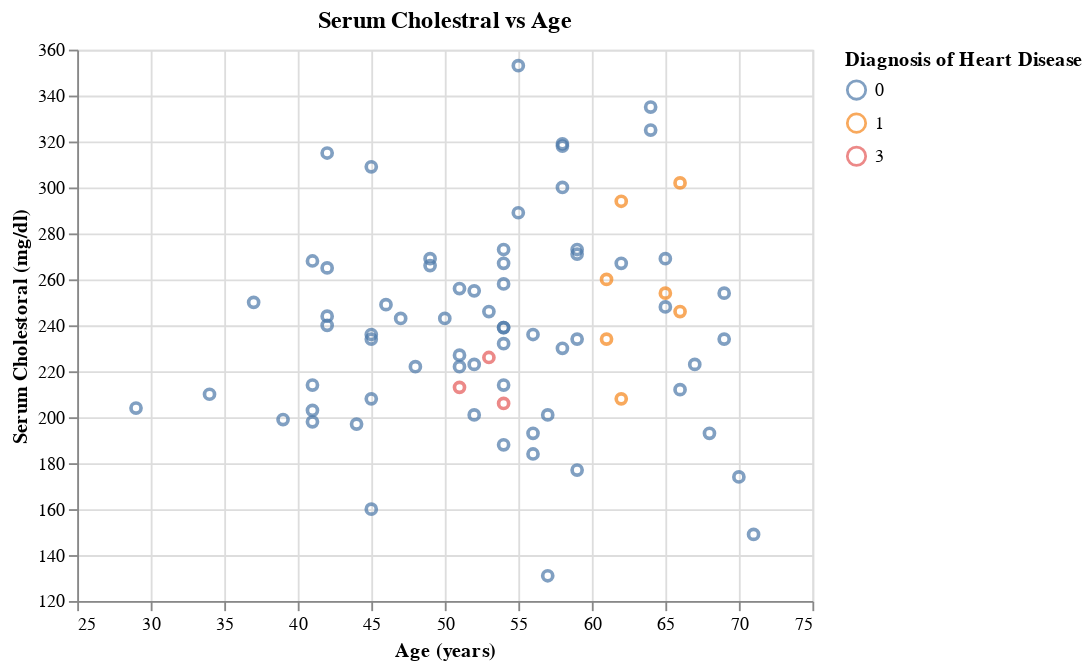

Notebook source saved alongside this figure:
### Code cell
plot1=alt.Chart(heart_test_predictions).mark_point().encode(
    x=alt.X("age",title = "Age (years)", scale=alt.Scale(zero=False)),
    y=alt.Y("chol",title = "Serum Cholestoral (mg/dl)", scale=alt.Scale(zero=False)),
    color=alt.Color("predicted:N",title = "Diagnosis of Heart Disease")
).properties(title="Serum Cholestral vs Age")
plot1

### Figure 1 — Vega-Lite specification as saved in the notebook (floating-point values rounded to 4 significant figures)
{"config": {"view": {"continuousWidth": 400, "continuousHeight": 300}}, "data": {"name": "data-126e00955e0362e263d044f6f4608d0d"}, "mark": "point", "encoding": {"color": {"field": "predicted", "title": "Diagnosis of Heart Disease", "type": "nominal"}, "x": {"field": "age", "scale": {"zero": false}, "title": "Age (years)", "type": "quantitative"}, "y": {"field": "chol", "scale": {"zero": false}, "title": "Serum Cholestoral (mg/dl)", "type": "quantitative"}}, "title": "Serum Cholestral vs Age", "$schema": "https://vega.github.io/schema/vega-lite/v4.17.0.json", "datasets": {"data-126e00955e0362e263d044f6f4608d0d": [{"age": 65, "sex": 1, "cp": 4, "trestbps": 110, "chol": 248, "fbs": 0, "restecg": 2, "thalach": 158, "exang": 0, "oldpeak": 0.6, "slope": 1, "ca": 2.0, "thal": 6.0, "num": 1, "predicted": 0}, {"age": 39, "sex": 0, "cp": 3, "trestbps": 94, "chol": 199, "fbs": 0, "restecg": 0, "thalach": 179, "exang": 0, "oldpeak": 0.0, "slope": 1, "ca": 0.0, "thal": 3.0, "num": 0, "predicted": 0}, {"age": 64, "sex": 1, "cp": 3, "trestbps": 140, "chol": 335, "fbs": 0, "restecg": 0, "thalach": 158, "exang": 0, "oldpeak": 0.0, "slope": 1, "ca": 0.0, "thal": 3.0, "num": 1, "predicted": 0}, {"age": 52, "sex": 1, "cp": 4, "trestbps": 128, "chol": 255, "fbs": 0, "restecg": 0, "thalach": 161, "exang": 1, "oldpeak": 0.0, "slope": 1, "ca": 1.0, "thal": 7.0, "num": 1, "predicted": 0}, {"age": 58, "sex": 1, "cp": 4, "trestbps": 125, "chol": 300, "fbs": 0, "restecg": 2, "thalach": 171, "exang": 0, "oldpeak": 0.0, "slope": 1, "ca": 2.0, "thal": 7.0, "num": 1, "predicted": 0}, {"age": 47, "sex": 1, "cp": 3, "trestbps": 108, "chol": 243, "fbs": 0, "restecg": 0, "thalach": 152, "exang": 0, "oldpeak": 0.0, "slope": 1, "ca": 0.0, "thal": 3.0, "num": 1, "predicted": 0}, {"age": 56, "sex": 1, "cp": 2, "trestbps": 120, "chol": 236, "fbs": 0, "restecg": 0, "thalach": 178, "exang": 0, "oldpeak": 0.8, "slope": 1, "ca": 0.0, "thal": 3.0, "num": 0, "predicted": 0}, {"age": 34, "sex": 0, "cp": 2, "trestbps": 118, "chol": 210, "fbs": 0, "restecg": 0, "thalach": 192, "exang": 0, "oldpeak": 0.7, "slope": 1, "ca": 0.0, "thal": 3.0, "num": 0, "predicted": 0}, {"age": 55, "sex": 1, "cp": 4, "trestbps": 132, "chol": 353, "fbs": 0, "restecg": 0, "thalach": 132, "exang": 1, "oldpeak": 1.2, "slope": 2, "ca": 1.0, "thal": 7.0, "num": 3, "predicted": 0}, {"age": 59, "sex": 1, "cp": 1, "trestbps": 160, "chol": 273, "fbs": 0, "restecg": 2, "thalach": 125, "exang": 0, "oldpeak": 0.0, "slope": 1, "ca": 0.0, "thal": 3.0, "num": 1, "predicted": 0}, {"age": 62, "sex": 1, "cp": 4, "trestbps": 120, "chol": 267, "fbs": 0, "restecg": 0, "thalach": 99, "exang": 1, "oldpeak": 1.8, "slope": 2, "ca": 2.0, "thal": 7.0, "num": 1, "predicted": 0}, {"age": 41, "sex": 0, "cp": 3, "trestbps": 112, "chol": 268, "fbs": 0, "restecg": 2, "thalach": 172, "exang": 1, "oldpeak": 0.0, "slope": 1, "ca": 0.0, "thal": 3.0, "num": 0, "predicted": 0}, {"age": 53, "sex": 1, "cp": 4, "trestbps": 142, "chol": 226, "fbs": 0, "restecg": 2, "thalach": 111, "exang": 1, "oldpeak": 0.0, "slope": 1, "ca": 0.0, "thal": 7.0, "num": 0, "predicted": 3}, {"age": 70, "sex": 1, "cp": 4, "trestbps": 145, "chol": 174, "fbs": 0, "restecg": 0, "thalach": 125, "exang": 1, "oldpeak": 2.6, "slope": 3, "ca": 0.0, "thal": 7.0, "num": 4, "predicted": 0}, {"age": 52, "sex": 1, "cp": 3, "trestbps": 138, "chol": 223, "fbs": 0, "restecg": 0, "thalach": 169, "exang": 0, "oldpeak": 0.0, "slope": 1, "ca": null, "thal": 3.0, "num": 0, "predicted": 0}, {"age": 58, "sex": 0, "cp": 2, "trestbps": 136, "chol": 319, "fbs": 1, "restecg": 2, "thalach": 152, "exang": 0, "oldpeak": 0.0, "slope": 1, "ca": 2.0, "thal": 3.0, "num": 3, "predicted": 0}, {"age": 41, "sex": 0, "cp": 2, "trestbps": 105, "chol": 198, "fbs": 0, "restecg": 0, "thalach": 168, "exang": 0, "oldpeak": 0.0, "slope": 1, "ca": 1.0, "thal": 3.0, "num": 0, "predicted": 0}, {"age": 67, "sex": 0, "cp": 4, "trestbps": 106, "chol": 223, "fbs": 0, "restecg": 0, "thalach": 142, "exang": 0, "oldpeak": 0.3, "slope": 1, "ca": 2.0, "thal": 3.0, "num": 0, "predicted": 0}, {"age": 52, "sex": 1, "cp": 2, "trestbps": 134, "chol": 201, "fbs": 0, "restecg": 0, "thalach": 158, "exang": 0, "oldpeak": 0.8, "slope": 1, "ca": 1.0, "thal": 3.0, "num": 0, "predicted": 0}, {"age": 51, "sex": 1, "cp": 3, "trestbps": 94, "chol": 227, "fbs": 0, "restecg": 0, "thalach": 154, "exang": 1, "oldpeak": 0.0, "slope": 1, "ca": 1.0, "thal": 7.0, "num": 0, "predicted": 0}, {"age": 29, "sex": 1, "cp": 2, "trestbps": 130, "chol": 204, "fbs": 0, "restecg": 2, "thalach": 202, "exang": 0, "oldpeak": 0.0, "slope": 1, "ca": 0.0, "thal": 3.0, "num": 0, "predicted": 0}, {"age": 61, "sex": 1, "cp": 4, "trestbps": 120, "chol": 260, "fbs": 0, "restecg": 0, "thalach": 140, "exang": 1, "oldpeak": 3.6, "slope": 2, "ca": 1.0, "thal": 7.0, "num": 2, "predicted": 1}, {"age": 54, "sex": 1, "cp": 4, "trestbps": 110, "chol": 239, "fbs": 0, "restecg": 0, "thalach": 126, "exang": 1, "oldpeak": 2.8, "slope": 2, "ca": 1.0, "thal": 7.0, "num": 3, "predicted": 0}, {"age": 59, "sex": 1, "cp": 4, "trestbps": 140, "chol": 177, "fbs": 0, "restecg": 0, "thalach": 162, "exang": 1, "oldpeak": 0.0, "slope": 1, "ca": 1.0, "thal": 7.0, "num": 2, "predicted": 0}, {"age": 54, "sex": 1, "cp": 3, "trestbps": 150, "chol": 232, "fbs": 0, "restecg": 2, "thalach": 165, "exang": 0, "oldpeak": 1.6, "slope": 1, "ca": 0.0, "thal": 7.0, "num": 0, "predicted": 0}, {"age": 51, "sex": 1, "cp": 1, "trestbps": 125, "chol": 213, "fbs": 0, "restecg": 2, "thalach": 125, "exang": 1, "oldpeak": 1.4, "slope": 1, "ca": 1.0, "thal": 3.0, "num": 0, "predicted": 3}, {"age": 64, "sex": 0, "cp": 4, "trestbps": 180, "chol": 325, "fbs": 0, "restecg": 0, "thalach": 154, "exang": 1, "oldpeak": 0.0, "slope": 1, "ca": 0.0, "thal": 3.0, "num": 0, "predicted": 0}, {"age": 69, "sex": 1, "cp": 3, "trestbps": 140, "chol": 254, "fbs": 0, "restecg": 2, "thalach": 146, "exang": 0, "oldpeak": 2.0, "slope": 2, "ca": 3.0, "thal": 7.0, "num": 2, "predicted": 0}, {"age": 54, "sex": 1, "cp": 4, "trestbps": 140, "chol": 239, "fbs": 0, "restecg": 0, "thalach": 160, "exang": 0, "oldpeak": 1.2, "slope": 1, "ca": 0.0, "thal": 3.0, "num": 0, "predicted": 0}, {"age": 55, "sex": 1, "cp": 4, "trestbps": 160, "chol": 289, "fbs": 0, "restecg": 2, "thalach": 145, "exang": 1, "oldpeak": 0.8, "slope": 2, "ca": 1.0, "thal": 7.0, "num": 4, "predicted": 0}, {"age": 48, "sex": 1, "cp": 4, "trestbps": 122, "chol": 222, "fbs": 0, "restecg": 2, "thalach": 186, "exang": 0, "oldpeak": 0.0, "slope": 1, "ca": 0.0, "thal": 3.0, "num": 0, "predicted": 0}, {"age": 42, "sex": 0, "cp": 4, "trestbps": 102, "chol": 265, "fbs": 0, "restecg": 2, "thalach": 122, "exang": 0, "oldpeak": 0.6, "slope": 2, "ca": 0.0, "thal": 3.0, "num": 0, "predicted": 0}, {"age": 66, "sex": 1, "cp": 2, "trestbps": 160, "chol": 246, "fbs": 0, "restecg": 0, "thalach": 120, "exang": 1, "oldpeak": 0.0, "slope": 2, "ca": 3.0, "thal": 6.0, "num": 2, "predicted": 1}, {"age": 66, "sex": 1, "cp": 4, "trestbps": 120, "chol": 302, "fbs": 0, "restecg": 2, "thalach": 151, "exang": 0, "oldpeak": 0.4, "slope": 2, "ca": 0.0, "thal": 3.0, "num": 0, "predicted": 1}, {"age": 57, "sex": 1, "cp": 4, "trestbps": 130, "chol": 131, "fbs": 0, "restecg": 0, "thalach": 115, "exang": 1, "oldpeak": 1.2, "slope": 2, "ca": 1.0, "thal": 7.0, "num": 3, "predicted": 0}, {"age": 71, "sex": 0, "cp": 4, "trestbps": 112, "chol": 149, "fbs": 0, "restecg": 0, "thalach": 125, "exang": 0, "oldpeak": 1.6, "slope": 2, "ca": 0.0, "thal": 3.0, "num": 0, "predicted": 0}, {"age": 53, "sex": 1, "cp": 3, "trestbps": 130, "chol": 246, "fbs": 1, "restecg": 2, "thalach": 173, "exang": 0, "oldpeak": 0.0, "slope": 1, "ca": 3.0, "thal": 3.0, "num": 0, "predicted": 0}, {"age": 44, "sex": 1, "cp": 4, "trestbps": 110, "chol": 197, "fbs": 0, "restecg": 2, "thalach": 177, "exang": 0, "oldpeak": 0.0, "slope": 1, "ca": 1.0, "thal": 3.0, "num": 1, "predicted": 0}, {"age": 59, "sex": 1, "cp": 4, "trestbps": 135, "chol": 234, "fbs": 0, "restecg": 0, "thalach": 161, "exang": 0, "oldpeak": 0.5, "slope": 2, "ca": 0.0, "thal": 7.0, "num": 0, "predicted": 0}, {"age": 61, "sex": 1, "cp": 1, "trestbps": 134, "chol": 234, "fbs": 0, "restecg": 0, "thalach": 145, "exang": 0, "oldpeak": 2.6, "slope": 2, "ca": 2.0, "thal": 3.0, "num": 2, "predicted": 1}, {"age": 62, "sex": 1, "cp": 2, "trestbps": 128, "chol": 208, "fbs": 1, "restecg": 2, "thalach": 140, "exang": 0, "oldpeak": 0.0, "slope": 1, "ca": 0.0, "thal": 3.0, "num": 0, "predicted": 1}, {"age": 37, "sex": 1, "cp": 3, "trestbps": 130, "chol": 250, "fbs": 0, "restecg": 0, "thalach": 187, "exang": 0, "oldpeak": 3.5, "slope": 3, "ca": 0.0, "thal": 3.0, "num": 0, "predicted": 0}, {"age": 54, "sex": 1, "cp": 4, "trestbps": 120, "chol": 188, "fbs": 0, "restecg": 0, "thalach": 113, "exang": 0, "oldpeak": 1.4, "slope": 2, "ca": 1.0, "thal": 7.0, "num": 2, "predicted": 0}, {"age": 42, "sex": 1, "cp": 1, "trestbps": 148, "chol": 244, "fbs": 0, "restecg": 2, "thalach": 178, "exang": 0, "oldpeak": 0.8, "slope": 1, "ca": 2.0, "thal": 3.0, "num": 0, "predicted": 0}, {"age": 54, "sex": 1, "cp": 3, "trestbps": 125, "chol": 273, "fbs": 0, "restecg": 2, "thalach": 152, "exang": 0, "oldpeak": 0.5, "slope": 3, "ca": 1.0, "thal": 3.0, "num": 0, "predicted": 0}, {"age": 49, "sex": 0, "cp": 4, "trestbps": 130, "chol": 269, "fbs": 0, "restecg": 0, "thalach": 163, "exang": 0, "oldpeak": 0.0, "slope": 1, "ca": 0.0, "thal": 3.0, "num": 0, "predicted": 0}, {"age": 45, "sex": 0, "cp": 2, "trestbps": 130, "chol": 234, "fbs": 0, "restecg": 2, "thalach": 175, "exang": 0, "oldpeak": 0.6, "slope": 2, "ca": 0.0, "thal": 3.0, "num": 0, "predicted": 0}, {"age": 45, "sex": 1, "cp": 4, "trestbps": 142, "chol": 309, "fbs": 0, "restecg": 2, "thalach": 147, "exang": 1, "oldpeak": 0.0, "slope": 2, "ca": 3.0, "thal": 7.0, "num": 3, "predicted": 0}, {"age": 66, "sex": 1, "cp": 4, "trestbps": 112, "chol": 212, "fbs": 0, "restecg": 2, "thalach": 132, "exang": 1, "oldpeak": 0.1, "slope": 1, "ca": 1.0, "thal": 3.0, "num": 2, "predicted": 0}, {"age": 42, "sex": 1, "cp": 3, "trestbps": 120, "chol": 240, "fbs": 1, "restecg": 0, "thalach": 194, "exang": 0, "oldpeak": 0.8, "slope": 3, "ca": 0.0, "thal": 7.0, "num": 0, "predicted": 0}, {"age": 45, "sex": 0, "cp": 4, "trestbps": 138, "chol": 236, "fbs": 0, "restecg": 2, "thalach": 152, "exang": 1, "oldpeak": 0.2, "slope": 2, "ca": 0.0, "thal": 3.0, "num": 0, "predicted": 0}, {"age": 68, "sex": 1, "cp": 4, "trestbps": 144, "chol": 193, "fbs": 1, "restecg": 0, "thalach": 141, "exang": 0, "oldpeak": 3.4, "slope": 2, "ca": 2.0, "thal": 7.0, "num": 2, "predicted": 0}, {"age": 69, "sex": 1, "cp": 1, "trestbps": 160, "chol": 234, "fbs": 1, "restecg": 2, "thalach": 131, "exang": 0, "oldpeak": 0.1, "slope": 2, "ca": 1.0, "thal": 3.0, "num": 0, "predicted": 0}, {"age": 54, "sex": 0, "cp": 3, "trestbps": 110, "chol": 214, "fbs": 0, "restecg": 0, "thalach": 158, "exang": 0, "oldpeak": 1.6, "slope": 2, "ca": 0.0, "thal": 3.0, "num": 0, "predicted": 0}, {"age": 41, "sex": 1, "cp": 3, "trestbps": 130, "chol": 214, "fbs": 0, "restecg": 2, "thalach": 168, "exang": 0, "oldpeak": 2.0, "slope": 2, "ca": 0.0, "thal": 3.0, "num": 0, "predicted": 0}, {"age": 58, "sex": 1, "cp": 3, "trestbps": 112, "chol": 230, "fbs": 0, "restecg": 2, "thalach": 165, "exang": 0, "oldpeak": 2.5, "slope": 2, "ca": 1.0, "thal": 7.0, "num": 4, "predicted": 0}, {"age": 58, "sex": 1, "cp": 4, "trestbps": 114, "chol": 318, "fbs": 0, "restecg": 1, "thalach": 140, "exang": 0, "oldpeak": 4.4, "slope": 3, "ca": 3.0, "thal": 6.0, "num": 4, "predicted": 0}, {"age": 65, "sex": 0, "cp": 3, "trestbps": 155, "chol": 269, "fbs": 0, "restecg": 0, "thalach": 148, "exang": 0, "oldpeak": 0.8, "slope": 1, "ca": 0.0, "thal": 3.0, "num": 0, "predicted": 0}, {"age": 50, "sex": 1, "cp": 4, "trestbps": 150, "chol": 243, "fbs": 0, "restecg": 2, "thalach": 128, "exang": 0, "oldpeak": 2.6, "slope": 2, "ca": 0.0, "thal": 7.0, "num": 4, "predicted": 0}, {"age": 54, "sex": 1, "cp": 3, "trestbps": 120, "chol": 258, "fbs": 0, "restecg": 2, "thalach": 147, "exang": 0, "oldpeak": 0.4, "slope": 2, "ca": 0.0, "thal": 7.0, "num": 0, "predicted": 0}, {"age": 54, "sex": 1, "cp": 4, "trestbps": 110, "chol": 206, "fbs": 0, "restecg": 2, "thalach": 108, "exang": 1, "oldpeak": 0.0, "slope": 2, "ca": 1.0, "thal": 3.0, "num": 3, "predicted": 3}, {"age": 49, "sex": 1, "cp": 2, "trestbps": 130, "chol": 266, "fbs": 0, "restecg": 0, "thalach": 171, "exang": 0, "oldpeak": 0.6, "slope": 1, "ca": 0.0, "thal": 3.0, "num": 0, "predicted": 0}, {"age": 54, "sex": 0, "cp": 3, "trestbps": 108, "chol": 267, "fbs": 0, "restecg": 2, "thalach": 167, "exang": 0, "oldpeak": 0.0, "slope": 1, "ca": 0.0, "thal": 3.0, "num": 0, "predicted": 0}, {"age": 59, "sex": 1, "cp": 4, "trestbps": 138, "chol": 271, "fbs": 0, "restecg": 2, "thalach": 182, "exang": 0, "oldpeak": 0.0, "slope": 1, "ca": 0.0, "thal": 3.0, "num": 0, "predicted": 0}, {"age": 45, "sex": 1, "cp": 4, "trestbps": 104, "chol": 208, "fbs": 0, "restecg": 2, "thalach": 148, "exang": 1, "oldpeak": 3.0, "slope": 2, "ca": 0.0, "thal": 3.0, "num": 0, "predicted": 0}, {"age": 62, "sex": 0, "cp": 4, "trestbps": 138, "chol": 294, "fbs": 1, "restecg": 0, "thalach": 106, "exang": 0, "oldpeak": 1.9, "slope": 2, "ca": 3.0, "thal": 3.0, "num": 2, "predicted": 1}, {"age": 56, "sex": 1, "cp": 4, "trestbps": 132, "chol": 184, "fbs": 0, "restecg": 2, "thalach": 105, "exang": 1, "oldpeak": 2.1, "slope": 2, "ca": 1.0, "thal": 6.0, "num": 1, "predicted": 0}, {"age": 42, "sex": 1, "cp": 4, "trestbps": 136, "chol": 315, "fbs": 0, "restecg": 0, "thalach": 125, "exang": 1, "oldpeak": 1.8, "slope": 2, "ca": 0.0, "thal": 6.0, "num": 2, "predicted": 0}, {"age": 65, "sex": 1, "cp": 4, "trestbps": 135, "chol": 254, "fbs": 0, "restecg": 2, "thalach": 127, "exang": 0, "oldpeak": 2.8, "slope": 2, "ca": 1.0, "thal": 7.0, "num": 2, "predicted": 1}, {"age": 46, "sex": 1, "cp": 4, "trestbps": 120, "chol": 249, "fbs": 0, "restecg": 2, "thalach": 144, "exang": 0, "oldpeak": 0.8, "slope": 1, "ca": 0.0, "thal": 7.0, "num": 1, "predicted": 0}, {"age": 57, "sex": 1, "cp": 4, "trestbps": 110, "chol": 201, "fbs": 0, "restecg": 0, "thalach": 126, "exang": 1, "oldpeak": 1.5, "slope": 2, "ca": 0.0, "thal": 6.0, "num": 0, "predicted": 0}, {"age": 51, "sex": 0, "cp": 3, "trestbps": 130, "chol": 256, "fbs": 0, "restecg": 2, "thalach": 149, "exang": 0, "oldpeak": 0.5, "slope": 1, "ca": 0.0, "thal": 3.0, "num": 0, "predicted": 0}, {"age": 56, "sex": 1, "cp": 1, "trestbps": 120, "chol": 193, "fbs": 0, "restecg": 2, "thalach": 162, "exang": 0, "oldpeak": 1.9, "slope": 2, "ca": 0.0, "thal": 7.0, "num": 0, "predicted": 0}, {"age": 45, "sex": 0, "cp": 2, "trestbps": 112, "chol": 160, "fbs": 0, "restecg": 0, "thalach": 138, "exang": 0, "oldpeak": 0.0, "slope": 2, "ca": 0.0, "thal": 3.0, "num": 0, "predicted": 0}, {"age": 41, "sex": 1, "cp": 2, "trestbps": 135, "chol": 203, "fbs": 0, "restecg": 0, "thalach": 132, "exang": 0, "oldpeak": 0.0, "slope": 2, "ca": 0.0, "thal": 6.0, "num": 0, "predicted": 0}, {"age": 51, "sex": 1, "cp": 3, "trestbps": 100, "chol": 222, "fbs": 0, "restecg": 0, "thalach": 143, "exang": 1, "oldpeak": 1.2, "slope": 2, "ca": 0.0, "thal": 3.0, "num": 0, "predicted": 0}]}}
